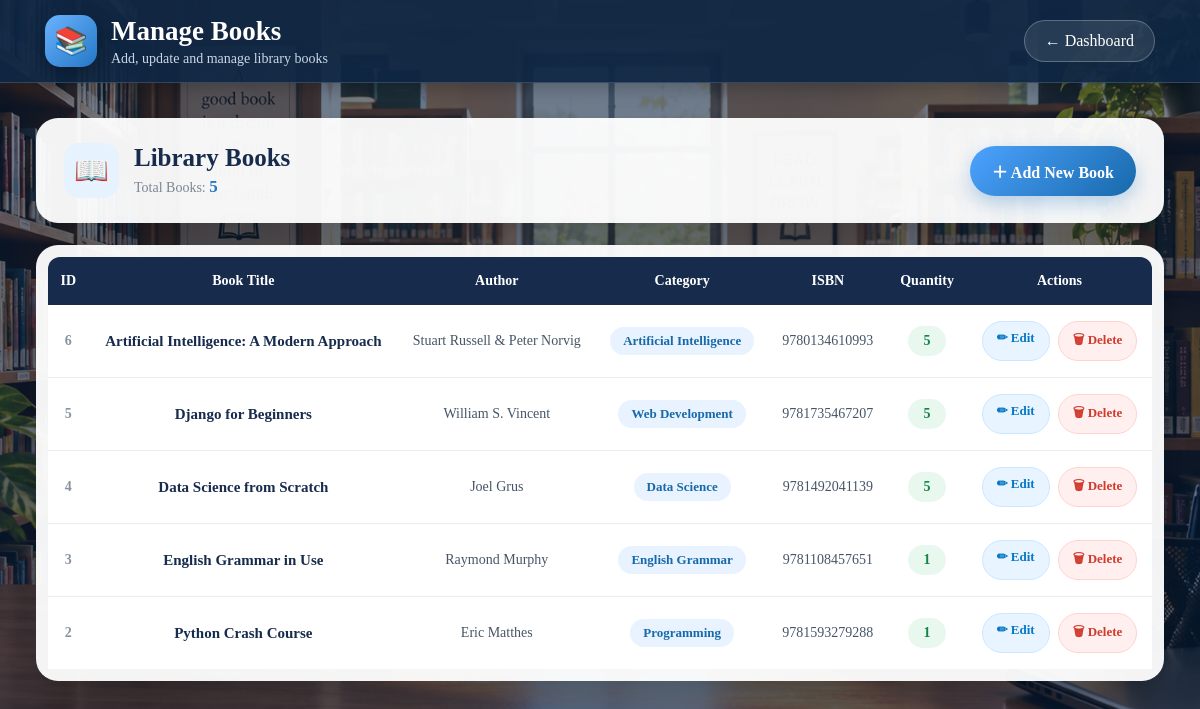
Screenshot of /manage-books/ with the database file from the repository.
### library/models.py (models this page shows, shortened)
class Book(models.Model):
    title = models.CharField(max_length=200)
    author = models.CharField(max_length=150)
    category = models.CharField(max_length=100)
    isbn = models.CharField(max_length=50, unique=True)
    quantity = models.PositiveIntegerField(default=1)
    description = models.TextField(blank=True)

### library/views.py (the view)
def manage_books(request):
    books = Book.objects.all().order_by('-id')
    return render(
        request,
        'manage_books.html',
        {
            'books': books
        }
    )

### library/templates/manage_books.html (shortened to what this page needs)
{% load static %}
<!DOCTYPE html>
<html lang="en">
<head>
    <link rel="stylesheet" href="{% static 'manage_books.css' %}">
</head>
<body>
<div class="header">
    <div class="brand">
        <div class="brand-icon">
            📚
        </div>
        <div>
            <h1>Manage Books</h1>
            <p>
                Add, update and manage library books
            </p>
        </div>
    </div>
    <a
        href="{% url 'admin_dashboard' %}"
        class="back"
    >
        ← Dashboard
    </a>
</div>
<div class="container">
    <div class="top-card">
        <div class="heading">
            <div class="heading-icon">
                📖
            </div>
            <div>
                <h2>Library Books</h2>
                <div class="count">
                    Total Books:
                    <strong>
                        {{ books|length }}
                    </strong>
                </div>
            </div>
        </div>
        <a
            href="{% url 'add_book' %}"
            class="add-btn"
        >
            ＋ Add New Book
        </a>
    </div>
    <div class="table-card">
        {% if books %}
        <table>
            <thead>
                <tr>
                    <th>ID</th>
                    <th>Book Title</th>
                    <th>Author</th>
                    <th>Category</th>
                    <th>ISBN</th>
                    <th>Quantity</th>
                    <th>Actions</th>
                </tr>
            </thead>
            <tbody>
                {% for book in books %}
                <tr>
                    <td>
                        {{ book.id }}
                    </td>
                    <td>
                        <strong>
                            {{ book.title }}
                        </strong>
                    </td>
                    <td>
                        {{ book.author }}
                    </td>
                    <td>
                        <span class="category">
                            {{ book.category }}
                        </span>
                    </td>
                    <td>
                        {{ book.isbn }}
                    </td>
                    <td>
                        <span class="quantity">
                            {{ book.quantity }}
                        </span>
                    </td>
                    <td>
                        <div class="actions">
                            <a
                                href="{% url 'edit_book' book.id %}"
                                class="edit"
                            >
                                ✏ Edit
                            </a>
                            <a
                                href="{% url 'delete_book' book.id %}"
                                class="delete"
                                onclick="return confirm('Delete this book?');"
                            >
                                🗑 Delete
                            </a>
                        </div>
                    </td>
                </tr>
                {% endfor %}
            </tbody>
        </table>
        {% endif %}
    </div>
</div>
</body>
</html>

### library/static/manage_books.css (style rules this page uses)
* { margin:0; padding:0; box-sizing:border-box; font-family:"Constantia","Times New Roman",Georgia,serif; }
body { min-height:100vh; color:#172b4d; background: linear-gradient( rgba(10,35,65,.55), rgba(10,35,65,.65) ), url("/static/library.jpg.png") center/cover fixed no-repeat; }
.header { width:100%; min-height:82px; padding:15px 45px; display:flex; align-items:center; justify-content:space-between; background:rgba(15,38,68,.92); border-bottom:1px solid rgba(255,255,255,.15); box-shadow:0 5px 25px rgba(0,0,0,.30); }
.brand { display:flex; align-items:center; gap:14px; }
.brand-icon { width:52px; height:52px; display:flex; align-items:center; justify-content:center; border-radius:15px; background:linear-gradient( 135deg, #69b3ff, #2477c5 ); font-size:27px; box-shadow:0 7px 20px rgba(0,0,0,.30); }
.brand h1 { color:white; font-size:27px; }
.brand p { color:#c9d8e8; font-size:14px; margin-top:4px; }
.back { text-decoration:none; color:white; padding:11px 20px; border:1px solid rgba(255,255,255,.25); border-radius:25px; background:rgba(255,255,255,.10); transition:.3s; }
.container { width:94%; max-width:1250px; margin:35px auto 60px; }
.top-card { background:rgba(255,255,255,.95); border-radius:22px; padding:25px 28px; display:flex; align-items:center; justify-content:space-between; box-shadow:0 15px 40px rgba(0,0,0,.25); margin-bottom:22px; }
.heading { display:flex; align-items:center; gap:15px; }
.heading-icon { width:55px; height:55px; display:flex; align-items:center; justify-content:center; border-radius:15px; background:#e7f2ff; font-size:28px; }
.heading h2 { font-size:25px; color:#172b4d; }
.count { margin-top:5px; color:#7a8795; font-size:14px; }
.count strong { color:#2477c5; font-size:17px; }
.add-btn { text-decoration:none; color:white; padding:13px 22px; border-radius:25px; background:linear-gradient( 135deg, #4da3ff, #1769aa ); font-weight:bold; box-shadow:0 8px 20px rgba(36,119,197,.30); transition:.3s; }
.table-card { background:rgba(255,255,255,.95); border-radius:22px; padding:12px; box-shadow:0 15px 40px rgba(0,0,0,.25); overflow-x:auto; }
table { width:100%; min-width:950px; border-collapse:separate; border-spacing:0; }
th { background:#172b4d; color:white; padding:16px 12px; font-size:14px; text-align:center; }
th:first-child { border-radius:12px 0 0 0; }
th:last-child { border-radius:0 12px 0 0; }
td { padding:16px 12px; text-align:center; color:#465567; background:white; border-bottom:1px solid #e8edf3; font-size:14px; }
tbody tr { transition:.25s; }
tbody tr:last-child td { border-bottom:none; }
td:first-child { font-weight:bold; color:#8793a1; }
td strong { color:#172b4d; font-size:15px; }
.category { display:inline-block; padding:6px 13px; border-radius:20px; background:#e8f3ff; color:#1769aa; font-weight:bold; font-size:13px; }
.quantity { display:inline-flex; min-width:38px; height:30px; padding:0 10px; align-items:center; justify-content:center; border-radius:18px; background:#e8f8ef; color:#168447; font-weight:bold; }
.actions { display:flex; justify-content:center; gap:8px; }
.edit, .delete { text-decoration:none; padding:8px 14px; border-radius:20px; font-size:13px; font-weight:bold; transition:.25s; }
.edit { color:#0878c5; background:#e8f4ff; border:1px solid #c9e8ff; }
.delete { color:#d13b2e; background:#fff0ef; border:1px solid #ffd3cf; }

### rows the page displays
Book: id "6", title "Artificial Intelligence: A Modern Approach", author "Stuart Russell & Peter Norvig", category "Artificial Intelligence", isbn "9780134610993", quantity "5"
Book: id "5", title "Django for Beginners", author "William S. Vincent", category "Web Development", isbn "9781735467207", quantity "5"
Book: id "4", title "Data Science from Scratch", author "Joel Grus", category "Data Science", isbn "9781492041139", quantity "5"
Book: id "3", title "English Grammar in Use", author "Raymond Murphy", category "English Grammar", isbn "9781108457651", quantity "1"
Book: id "2", title "Python Crash Course", author "Eric Matthes", category "Programming", isbn "9781593279288", quantity "1"

### other values shown
{{ books|length }} "5"
